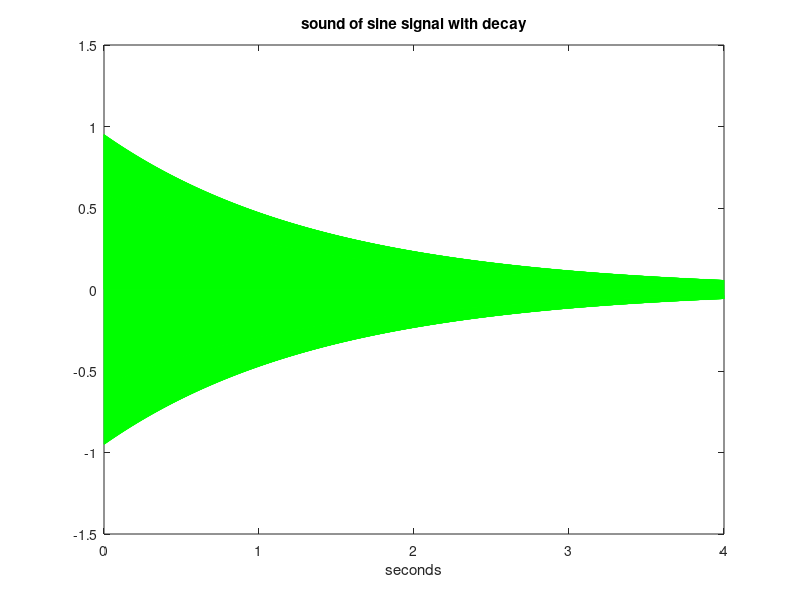

MATLAB code to generate this figure:
% Sound of a sine signal with decay
fy=500; %signal frequency in Hz
wy=2*pi*fy; %signal frequency in rad/s
fs=5000; %sampling frequency in Hz
tiv=1/fs; %time interval between samples;
t=0:tiv:(4-tiv); %time intervals set (4 seconds)
KT=0.7; %decay constant
y=exp(-KT*t).*sin(wy*t); %signal data set
sound(y,fs); %sound
plot(t,y,'g'); %plots figure
axis ([0 4 -1.5 1.5]);
xlabel('seconds');
title('sound of sine signal with decay');